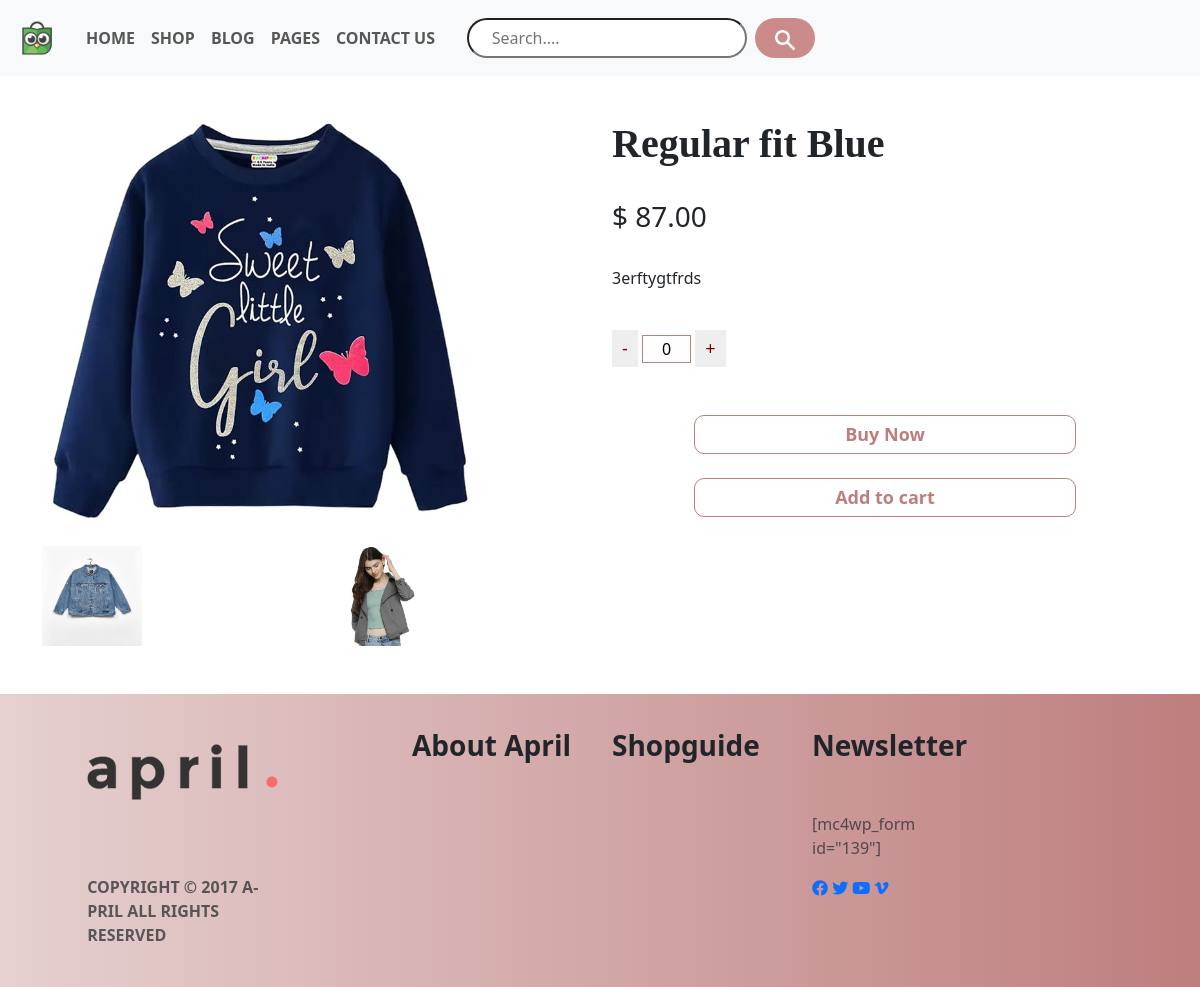
/detaildis/13, run on the app's committed database.
### app/models.py (models this page shows)
class SubModel(models.Model):
    category=models.TextField(null=True)
    imgg=models.ImageField(upload_to="images",blank=True,null=True)
    prodname=models.TextField()
    prodprice=models.TextField()
    imgone=models.ImageField(upload_to="images",blank=True,null=True)
    imgtwo=models.ImageField(upload_to="images",blank=True,null=True)
    desc=models.TextField(null=True)

### app/views.py (the view)
# urls.py: path('detaildis/<id>',views.detailsdispl,name='detaildsply'),
def detailsdispl(request,id):
    det=SubModel.objects.get(id=id)
    return render(request,"detailspage.html",{"det":det})

### app/templates/detailspage.html (shortened to what this page needs)
<!DOCTYPE html>
{% load static %}
<html lang="en">
<head>
    <link href="https://cdn.jsdelivr.net/npm/bootstrap@5.3.3/dist/css/bootstrap.min.css" rel="stylesheet">
    <link rel="stylesheet" href="https://cdnjs.cloudflare.com/ajax/libs/font-awesome/6.0.0-beta3/css/all.min.css">
</head>
<body>
    <nav class="navbar navbar-expand-sm bg-light fixed-top ">
        <div class="container-fluid">
            <a class="navbar-brand" href="#">
                <img src="{% static 'images/shoppy.png' %}" alt="Logo" style="width:50px; height: 50px;" >
              </a>
          <ul class="navbar-nav">
            <li class="nav-item">
              <a class="nav-link" href="{% url 'homee' %}"><b>HOME</b></a>
            </li>
            <li class="nav-item">
              <a class="nav-link" href="{% url 'display' %}"><b>SHOP</b></a>
            </li>
            <li class="nav-item">
              <a class="nav-link" href="#"><b>BLOG</b></a>
            </li>
            <li class="nav-item">
                <a class="nav-link" href="#"><b>PAGES</b></a>
              </li>
            <li class="nav-item">
                <a class="nav-link" href="#"><b>CONTACT&nbsp;US</b></a>
              </li>
          </ul>
        </div>
          <div class="container" >
            <input  class=" me-2" type="text" placeholder="     Search...." style="border-radius: 20px; height: 40px; width: 280px;" >
            <button class="btn " type="button" style="margin-right: 400px; height: 40px; border-radius: 20px; width: 60px; background-color: rgb(204, 139, 139); "> <img src="{% static 'images/searchicon.png' %}" alt="no" style="width:20px; height: 20px;" > </button>
          </div>
      </nav>
       <div class="container mt-5">
        <div class="row">
            <div class="col-6 mt-5">
              <img src="{{det.imgg.url}}" id="mainimg" alt="" width="80%" height="450px">
            <div class="row">
              <div class="col">
                <img src="{{det.imgone.url}}" class="otherimg" alt="" width="100px" height="100px">
              </div>
              <div class="col">
                <img src="{{det.imgtwo.url}}" class="otherimg" alt="" width="100px" height="100px">
              </div>
            </div>
            </div>
            <div class="col-6 mt-5">
              <br>
                <h1 style="font-family: font-awesome;"><b>{{det.prodname}}</b></h1> <br>
                <h3>$ {{det.prodprice}}</h3> <br>
                <p>{{det.desc}}</p> <br>
                <button id="decrement" style="color: maroon;">-</button>
                <input type="text" id="count" value="0" min="0">
                <button id="increment" style="color: maroon;">+</button> <br> <br> <br>
                 <center><button id="buybtn" style="width: 70%; border-radius: 10px; background-color: white; color: rgb(190, 126, 126); border: 1px solid rgb(190, 126, 126);"><b>Buy Now</b></button></center> <br>
                <center><button id="addcartbtn" style="width: 70%; border-radius: 10px; background-color: white; color: rgb(190, 126, 126); border: 1px solid rgb(190, 126, 126);"><b>Add to cart</b></button></center>
            </div>
        </div>
       </div>
<div class="container-fluid  mt-5" style="background-image: linear-gradient(to right,rgb(230, 208, 208) , rgb(190, 126, 126));">
    <div class="row">
      <div class="col-4">
      <img src="{% static 'images/aprillogo.png' %}" alt="no" style="margin-left: 20%; margin-top: 50px;">
      <br>
      <p style="margin-left: 20%; margin-top: 20%; opacity: 0.7;"><b>COPYRIGHT © 2017 A- <br >PRIL ALL RIGHTS <br> RESERVED</b></p> <br>
      </div>
      <div class="col-2">
         <h3 style="margin-top: 20%;"><b>About April</b></h3>
      </div>
      <div class="col-2">
        <h3 style="margin-top: 20%;"><b>Shopguide</b></h3>
     </div>
     <div class="col-2">
      <h3 style="margin-top: 20%;"><b>Newsletter</b></h3>
      <br>
      <p style="margin-top: 10%; opacity: 0.7;">[mc4wp_form id="139"]</p>
      <a href="#" ><i class="fa-brands fa-facebook"></i></a>
      <a href="#"><i class="fa-brands fa-twitter"></i></a>
      <a href="#"><i class="fa-brands fa-youtube"></i></a>
      <a href="#"><i class="fa-brands fa-vimeo-v"></i></a>
   </div>
    </div>
  </div>
</body>
</html>

### app/templates/detailspage.html (style rules this page uses)
button { border: none; background: #eee; font-size: 18px; padding: 5px 10px; cursor: pointer; }
#count { width: 9%; text-align: center; border: none; border: 1px solid rgb(190, 126, 126) ; }

### data on the page
SubModel: imgg (picture), imgone (picture), imgtwo (picture), prodname "Regular fit Blue", prodprice "87.00", desc "3erftygtfrds"
